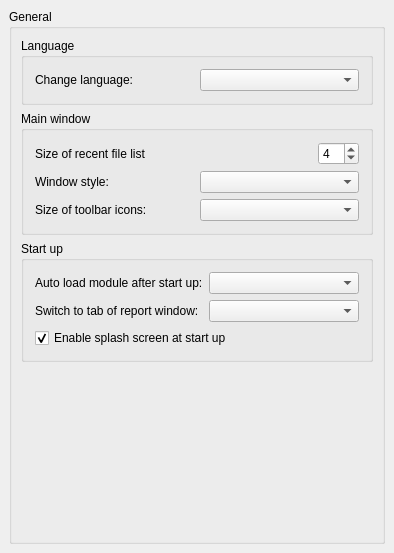
<ui version="4.0" >
 <author></author>
 <comment></comment>
 <exportmacro></exportmacro>
 <class>Gui::Dialog::DlgGeneral</class>
 <widget class="QWidget" name="Gui::Dialog::DlgGeneral" >
  <property name="geometry" >
   <rect>
    <x>0</x>
    <y>0</y>
    <width>390</width>
    <height>553</height>
   </rect>
  </property>
  <property name="windowTitle" >
   <string>General</string>
  </property>
  <layout class="QGridLayout" >
   <property name="margin" >
    <number>9</number>
   </property>
   <property name="spacing" >
    <number>6</number>
   </property>
   <item row="0" column="0" >
    <widget class="QGroupBox" name="GroupBox5" >
     <property name="title" >
      <string>General</string>
     </property>
     <layout class="QGridLayout" >
      <property name="margin" >
       <number>9</number>
      </property>
      <property name="spacing" >
       <number>6</number>
      </property>
      <item row="3" column="0" >
       <spacer>
        <property name="orientation" >
         <enum>Qt::Vertical</enum>
        </property>
        <property name="sizeHint" >
         <size>
          <width>352</width>
          <height>221</height>
         </size>
        </property>
       </spacer>
      </item>
      <item row="2" column="0" >
       <widget class="QGroupBox" name="GroupBox10" >
        <property name="title" >
         <string>Start up</string>
        </property>
        <layout class="QGridLayout" >
         <property name="margin" >
          <number>11</number>
         </property>
         <property name="spacing" >
          <number>6</number>
         </property>
         <item row="1" column="0" >
          <widget class="Gui::PrefCheckBox" name="SplashScreen" >
           <property name="text" >
            <string>Enable splash screen at start up</string>
           </property>
           <property name="checked" >
            <bool>true</bool>
           </property>
           <property name="prefEntry" stdset="0" >
            <cstring>ShowSplasher</cstring>
           </property>
           <property name="prefPath" stdset="0" >
            <cstring>General</cstring>
           </property>
          </widget>
         </item>
         <item row="0" column="0" >
          <layout class="QGridLayout" >
           <property name="margin" >
            <number>0</number>
           </property>
           <property name="spacing" >
            <number>6</number>
           </property>
           <item row="1" column="0" >
            <widget class="QLabel" name="tabReportLabel" >
             <property name="text" >
              <string>Switch to tab of report window:</string>
             </property>
            </widget>
           </item>
           <item row="0" column="1" >
            <widget class="QComboBox" name="AutoloadModuleCombo" />
           </item>
           <item row="1" column="1" >
            <widget class="Gui::PrefComboBox" name="AutoloadTabCombo" >
             <property name="prefEntry" stdset="0" >
              <cstring>AutoloadTab</cstring>
             </property>
             <property name="prefPath" stdset="0" >
              <cstring>General</cstring>
             </property>
            </widget>
           </item>
           <item row="0" column="0" >
            <widget class="QLabel" name="autoModuleLabel" >
             <property name="text" >
              <string>Auto load module after start up:</string>
             </property>
            </widget>
           </item>
          </layout>
         </item>
        </layout>
       </widget>
      </item>
      <item row="0" column="0" >
       <widget class="QGroupBox" name="GroupBox7" >
        <property name="title" >
         <string>Language</string>
        </property>
        <layout class="QGridLayout" >
         <property name="margin" >
          <number>11</number>
         </property>
         <property name="spacing" >
          <number>6</number>
         </property>
         <item row="0" column="0" >
          <layout class="QHBoxLayout" >
           <property name="margin" >
            <number>0</number>
           </property>
           <property name="spacing" >
            <number>6</number>
           </property>
           <item>
            <widget class="QLabel" name="TextLabel1_4" >
             <property name="text" >
              <string>Change language:</string>
             </property>
            </widget>
           </item>
           <item>
            <widget class="QComboBox" name="Languages" />
           </item>
          </layout>
         </item>
        </layout>
       </widget>
      </item>
      <item row="1" column="0" >
       <widget class="QGroupBox" name="GroupBox3" >
        <property name="title" >
         <string>Main window</string>
        </property>
        <layout class="QVBoxLayout" >
         <property name="margin" >
          <number>11</number>
         </property>
         <property name="spacing" >
          <number>6</number>
         </property>
         <item>
          <layout class="QHBoxLayout" >
           <property name="margin" >
            <number>0</number>
           </property>
           <property name="spacing" >
            <number>6</number>
           </property>
           <item>
            <widget class="QLabel" name="recentFileListLabel" >
             <property name="text" >
              <string>Size of recent file list</string>
             </property>
            </widget>
           </item>
           <item>
            <spacer>
             <property name="orientation" >
              <enum>Qt::Horizontal</enum>
             </property>
             <property name="sizeType" >
              <enum>QSizePolicy::Expanding</enum>
             </property>
             <property name="sizeHint" >
              <size>
               <width>20</width>
               <height>20</height>
              </size>
             </property>
            </spacer>
           </item>
           <item>
            <widget class="Gui::PrefSpinBox" name="RecentFiles" >
             <property name="value" >
              <number>4</number>
             </property>
             <property name="prefEntry" stdset="0" >
              <cstring>RecentFiles</cstring>
             </property>
             <property name="prefPath" stdset="0" >
              <cstring>RecentFiles</cstring>
             </property>
            </widget>
           </item>
          </layout>
         </item>
         <item>
          <layout class="QHBoxLayout" >
           <property name="margin" >
            <number>0</number>
           </property>
           <property name="spacing" >
            <number>6</number>
           </property>
           <item>
            <widget class="QLabel" name="windowStyleLabel" >
             <property name="text" >
              <string>Window style:</string>
             </property>
            </widget>
           </item>
           <item>
            <widget class="QComboBox" name="WindowStyle" />
           </item>
          </layout>
         </item>
         <item>
          <layout class="QHBoxLayout" >
           <property name="margin" >
            <number>0</number>
           </property>
           <property name="spacing" >
            <number>6</number>
           </property>
           <item>
            <widget class="QLabel" name="iconSizeLabel" >
             <property name="text" >
              <string>Size of toolbar icons:</string>
             </property>
            </widget>
           </item>
           <item>
            <widget class="QComboBox" name="toolbarIconSize" />
           </item>
          </layout>
         </item>
        </layout>
       </widget>
      </item>
     </layout>
    </widget>
   </item>
  </layout>
 </widget>
 <layoutdefault spacing="6" margin="11" />
 <pixmapfunction>qPixmapFromMimeSource</pixmapfunction>
 <customwidgets>
  <customwidget>
   <class>Gui::PrefCheckBox</class>
   <extends>QCheckBox</extends>
   <header>Gui/PrefWidgets.h</header>
   <container>0</container>
   <pixmap></pixmap>
  </customwidget>
  <customwidget>
   <class>Gui::PrefSpinBox</class>
   <extends>QSpinBox</extends>
   <header>Gui/PrefWidgets.h</header>
   <container>0</container>
   <pixmap></pixmap>
  </customwidget>
  <customwidget>
   <class>Gui::PrefComboBox</class>
   <extends>QComboBox</extends>
   <header>Gui/PrefWidgets.h</header>
   <container>0</container>
   <pixmap></pixmap>
  </customwidget>
 </customwidgets>
 <tabstops>
  <tabstop>Languages</tabstop>
  <tabstop>WindowStyle</tabstop>
  <tabstop>RecentFiles</tabstop>
  <tabstop>SplashScreen</tabstop>
 </tabstops>
 <resources/>
 <connections/>
</ui>
